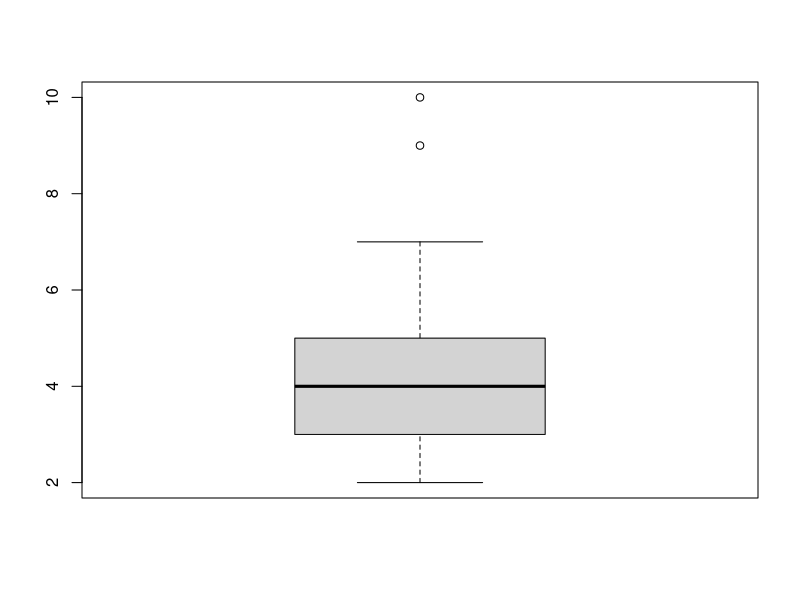
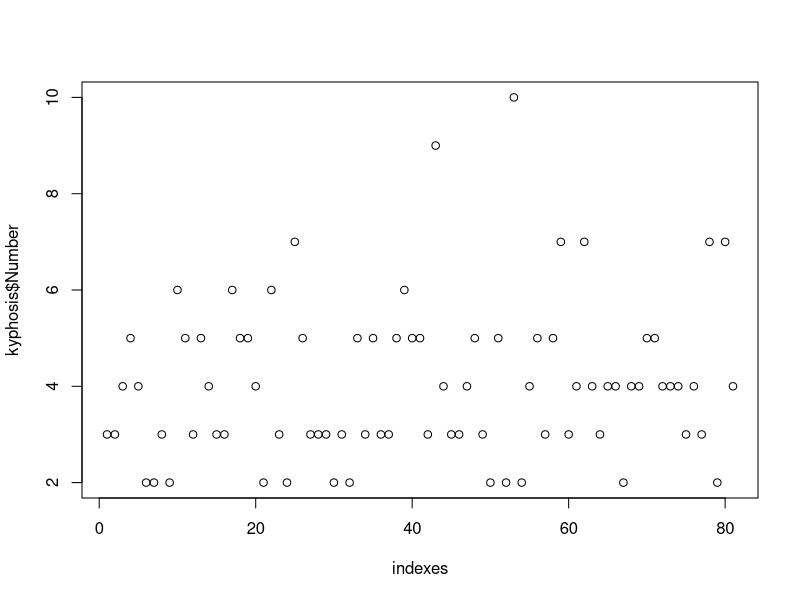

Reproduce these figures in R, in order.
## ---- chunk 1
install.packages("rpart") 
library(rpart)
## ---- chunk 2
# load dataset
kyphosis
# describe dataset
summary(kyphosis)
# plot boxplot of column number
boxplot(kyphosis$Number)
## ---- chunk 3
# provoli statisikwn.
stats = boxplot.stats(kyphosis$Number)
print("kyphosis number stats")
stats
# eksagoume tis times twn outliers
outlier_vals = stats$out
print("kyphosis number outlier values")
outlier_vals
# ekagoume tous indexes twn gramwn pou tis periexoun apo to dataset
outlier_indexes = which(kyphosis$Number%in%outlier_vals)
print("kyphosis number indexes of outlier values")
outlier_indexes
## ---- chunk 4
indexes = 1:length(kyphosis$Number)

plot(indexes, kyphosis$Number)
identify(indexes, kyphosis$Number, labels=indexes, plot=TRUE)
